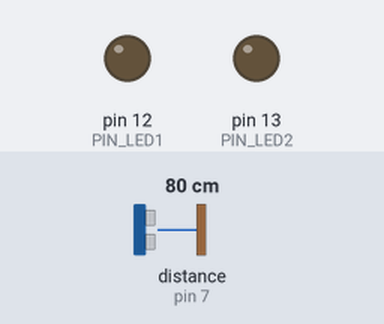
A sketch run on a simulated Arduino Uno, built with avr-gcc and run on an emulated ATmega328P. Shown: output pins drawn as LEDs (lit = HIGH). Wiring (inferred from the names in the program): ultrasonic range finder: trigger pin 6; echo pin 7. The test bench sets the inputs (shaded band); at power-on: distance to the obstacle (sensor on pin 7) 80 cm. The echo pulse lasts 58.3 µs per cm; pins used as bus, display or sensor lines are not drawn; what the sketch prints to the serial monitor is not drawn.

Above: at 2.8 s.
2.9 s: distance to the obstacle (sensor on pin 7) set to 74 cm
At 4.4 s:
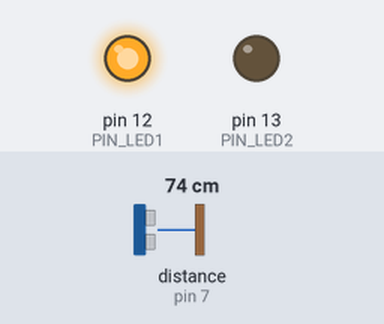
5.6 s: distance to the obstacle (sensor on pin 7) set to 12 cm
8.3 s: distance to the obstacle (sensor on pin 7) set to 9 cm
At 10.3 s:
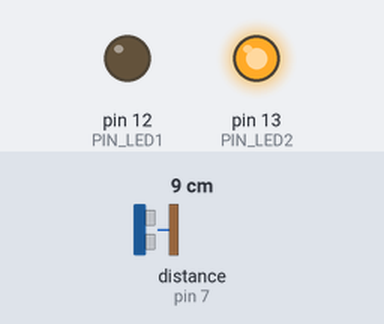
11.5 s: distance to the obstacle (sensor on pin 7) set to 18 cm
At 13.1 s:
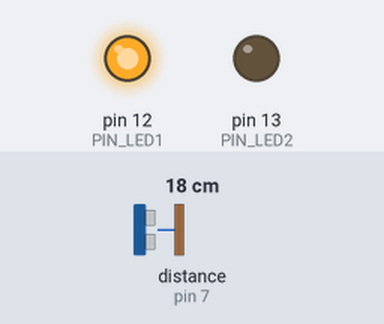
14.2 s: distance to the obstacle (sensor on pin 7) set to 2 cm
At 17.4 s:
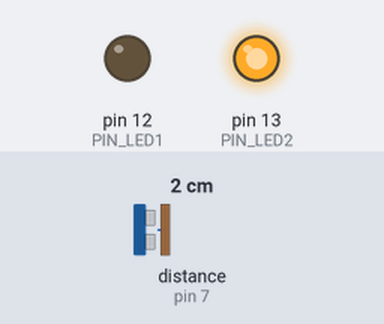
Timing chart, 0 to 18.5 s (numbered marks = the images above; inputs shaded):
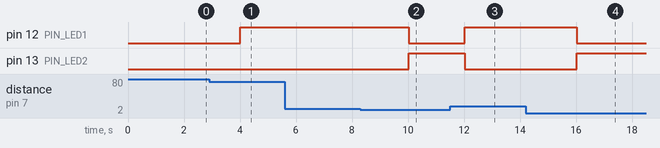

The sketch:

UltraSonic_Sensor.ino
```cpp
const int TRIG_PIN = 6; //Chân Trig = chân 6 Uno
const int ECHO_PIN = 7; //Chân Trig = chân 7 Uno

int TIME_OUT =  5000; //convert to 5s
int PIN_LED1 = 12;
int PIN_LED2 = 13;

//Hàm tính khoảng cách cm
float countDistance(int triggerPin, int echoPin){
  long duration, distance;
  digitalWrite(triggerPin,  HIGH); // Phát 1 xung 10 micro giây  từ chân Trig
  delayMicroseconds(10);
  digitalWrite(triggerPin,  LOW); // Clear
  // Thời gian tín hiệu phản hồi lại chân Echo
  duration = pulseIn(echoPin, HIGH, TIME_OUT);
  distance = duration / 29.1 / 2;
  return distance;// cm
}


void setup() {
  // put your setup code here, to run once:
  Serial.begin(9600);
  pinMode(TRIG_PIN, OUTPUT);
  pinMode(ECHO_PIN, INPUT);
  pinMode(PIN_LED1, OUTPUT);
  pinMode(PIN_LED2, OUTPUT);
}

void loop() {
  // put your main code here, to run repeatedly:
  int distance;
  distance = countDistance(TRIG_PIN, ECHO_PIN);
  if(distance <= 0){
    digitalWrite(PIN_LED1, LOW);
    digitalWrite(PIN_LED2, LOW);
    Serial.println("Echo failed!!!");
  }
  else{
    Serial.print("Khoảng cách: ");
    Serial.print(distance);
    Serial.println(" cm");

    if(distance >= 10){
      digitalWrite(PIN_LED2, LOW);
      digitalWrite(PIN_LED1, HIGH);
    }
    else {
      digitalWrite(PIN_LED1, LOW);
      digitalWrite(PIN_LED2, HIGH);
    }

  }

  delay(2000);


}
```

Measured:
- the behaviour switches between 79 and 78 cm on distance to the obstacle (sensor on pin 7) (found by bisection; images 0 and 1)
- the behaviour switches between 11 and 10 cm on distance to the obstacle (sensor on pin 7) (found by bisection; images 1 and 2)
- after the input at 2.9 s, pin 12 (PIN_LED1): LOW → HIGH after 1.1 s
- after the input at 5.6 s, every drawn part: stays the same
- after the input at 8.3 s, pin 12 (PIN_LED1): HIGH → LOW after 1.7 s; pin 13 (PIN_LED2): LOW → HIGH after 1.7 s
- after the input at 11.5 s, pin 12 (PIN_LED1): LOW → HIGH after 0.52 s; pin 13 (PIN_LED2): HIGH → LOW after 0.52 s
- after the input at 14.2 s, pin 12 (PIN_LED1): HIGH → LOW after 1.8 s; pin 13 (PIN_LED2): LOW → HIGH after 1.8 s
